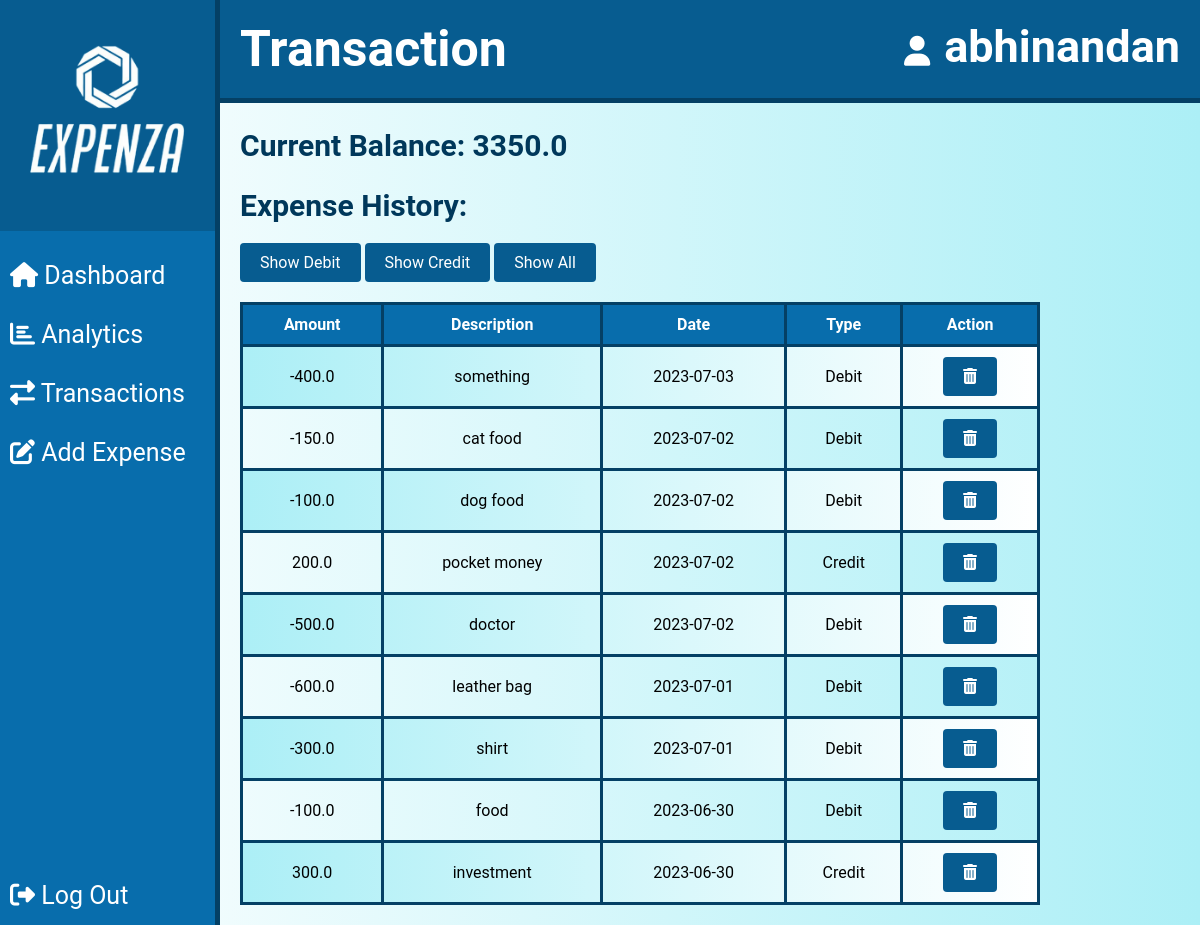
Page /transaction (signed in) on the committed database.
### website/models.py (models this page shows)
class User(UserMixin, db.Model):
    id = db.Column(db.Integer, primary_key=True)
    username = db.Column(db.String(100), nullable=False)
    email = db.Column(db.String(100), unique=True, nullable=False)
    password = db.Column(db.String(100), nullable=False)
    expenses = db.relationship('Expense', backref='user', lazy=True)
    bank_balance = db.Column(db.Float, nullable=False, default=0.0)
    goal = db.Column(db.Float)

class Expense(db.Model):
    id = db.Column(db.Integer, primary_key=True)
    amount = db.Column(db.Float, nullable=False)
    description = db.Column(db.String(200), nullable=False)
    date = db.Column(db.Date, nullable=False)
    amount_type = db.Column(db.String(10), nullable=False)
    user_id = db.Column(db.Integer, db.ForeignKey('user.id'), nullable=False)

### website/views.py (the view)
@views.route('/transaction', methods=['GET', 'POST'])
@login_required
def transaction():
    expenses = Expense.query.filter_by(user_id=current_user.id).order_by(Expense.date.desc()).all()
    total_balance = current_balance(current_user)
    return render_template('transaction.html', expenses=expenses, total_balance=total_balance,current_user=current_user)

### website/__init__.py (called while the page is built)
def create_app():
    app = Flask(__name__)
    app.config['SECRET_KEY']='TECHWIZ MAVRICK'
    app.config['SQLALCHEMY_DATABASE_URI']=f'sqlite:///{DB_NAME}'
    db.init_app(app)
    from .views import views
    from .auth import auth
    app.register_blueprint(views,url_prefix='/')
    app.register_blueprint(auth,url_prefix='/')
    from .models import User,Expense
    with app.app_context():
        db.create_all()
    login_manager = LoginManager()
    login_manager.login_view = 'auth.login'
    login_manager.init_app(app)
    @login_manager.user_loader
    def load_user(id):
        return User.query.get(int(id))
    return app

### website/views.py (called while the page is built)
def current_balance(user):
    expenses = Expense.query.filter_by(user_id=user.id).order_by(Expense.date).all()
    current_balance = user.bank_balance
    for expense in expenses:
        if expense.amount_type == 'debit':
            current_balance -= expense.amount
        elif expense.amount_type == 'credit':
            current_balance += expense.amount
    return current_balance

### website/templates/transaction.html (shortened to what this page needs)
<!DOCTYPE html>
<html>
<head>
  <link rel="stylesheet" type="text/css" href="{{ url_for('static', filename='style.css') }}">
  <link rel="stylesheet" href="https://cdnjs.cloudflare.com/ajax/libs/font-awesome/5.15.3/css/all.min.css" />
</head>
<body>
  <div class="navbar">
    <h1 class="navbar-title">Transaction</h1>
    {% include 'side_navbar.html' %}
  </div>
  <div class="container">
    <div class="balance">
      <h3>Current Balance: {{ total_balance }}</h3>
    </div>
    <h2>Expense History:</h2>
    <div class="expense-filter">
      <button class="btn" onclick="filterExpenses('debit')">Show Debit</button>
      <button class="btn" onclick="filterExpenses('credit')">Show Credit</button>
      <button class="btn" onclick="filterExpenses('all')">Show All</button>
    </div>
    <table>
      <tr>
        <th>Amount</th>
        <th>Description</th>
        <th>Date</th>
        <th>Type</th>
        <th>Action</th>
      </tr>
      {% for expense in expenses %}
      <tr class="expense-row {% if expense.amount_type == 'debit' %}debit{% elif expense.amount_type == 'credit' %}credit{% endif %}">
        <td>
          {% if expense.amount_type == "debit" %}
            <span class="debit">-{{ expense.amount }}</span>
          {% else %}
            <span class="credit">{{ expense.amount }}</span>
          {% endif %}
        </td>
        <td>{{ expense.description }}</td>
        <td>{{ expense.date }}</td>
        <td>
          {% if expense.amount_type == "credit" %}
            <span class="credit">Credit</span>
          {% else %}
            <span class="debit">Debit</span>
          {% endif %}
        </td>
        <td>
          <form action="{{ url_for('views.delete_expense', expense_id=expense.id) }}" method="POST" onsubmit="return confirm('Are you sure you want to delete this expense?');">
            <button type="submit" class="btn delete-button">
              <i class="fas fa-trash-alt"></i>
            </button>
          </form>
        </td>
      </tr>
      {% endfor %}
    </table>
  </div>
</body>
</html>

### website/templates/side_navbar.html (shortened to what this page needs)
<!DOCTYPE html>
<html>
<head>
  <link rel="stylesheet" type="text/css" href="{{url_for('static', filename='sidenavbar_style.css') }}">
  <link rel="stylesheet" href="https://cdnjs.cloudflare.com/ajax/libs/font-awesome/5.15.3/css/all.min.css" />
</head>
<body>
  <div class="sidenav">
    <div class="logo-container">
      <img src="{{ url_for('static', filename='logo/logo.png') }}" alt="Logo" class="logo-image">
    </div>
    <a href="{{url_for('views.dashboard')}}"><i class="fas fa-home"></i> Dashboard</a>
    <a href="{{url_for('views.analytics')}}"><i class="fas fa-chart-bar"></i> Analytics</a>
    <a href="{{url_for('views.transaction')}}"><i class="fas fa-exchange-alt"></i> Transactions</a>
    <a href="{{url_for('views.add_expense')}}"><i class="fas fa-edit"></i> Add Expense</a>
    <a href="{{url_for('auth.logout')}}"><i class="fas fa-sign-out-alt"></i> Log Out</a>
  </div>
  <div class="top-right">
    <div class="user-profile">
      <i class="fas fa-user user-icon"></i>
      <span class="user-name">{{ current_user.username }}</span>
    </div>
  </div>
</body>
</html>

### website/static/style.css (style rules this page uses)
body { font-family: 'Roboto', sans-serif; background-color: #28dfff95; }
.container { max-width: 800px; margin-left: 240px; padding: 0px; }
.navbar { display: flex; justify-content: space-between; align-items: center; margin-bottom: 20px; background-color: #075c90; border-bottom: 5px solid #044065; }
.navbar-title { color: #fff; margin-left:240px; margin-top:20px; }
h1 { font-size: 50px; margin-bottom: 20px; color:#00385b; }
h2 { font-size:30px; margin-bottom:20px; color:#00385b; }
table { width: 100%; border-collapse: collapse; margin-bottom: 20px; }
th, td { padding: 10px; border: 3px solid #044065; text-align: center; }
tr:nth-child(even) { background:linear-gradient(to left,rgb(255, 255, 255),rgb(172, 239, 246)); }
th { background-color: #086dac; color: rgb(255, 255, 255); }
.balance { margin-bottom: 20px; }
.balance h3 { font-size: 30px; padding: 5px 0px; color:#00385b; }
.delete-button { border: none; background: none; cursor: pointer; color: rgb(255, 154, 154); }
.btn { padding: 10px 20px; background-color: #075c90; color: #fff; border: none; border-radius: 4px; font-size: 16px; cursor: pointer; }
.expense-filter { margin-bottom: 20px; }

### website/static/sidenavbar_style.css (style rules this page uses)
* { margin: 0; padding: 0; font-family: 'Roboto', sans-serif; box-sizing: border-box; }
body { background:linear-gradient(to right ,rgb(255, 255, 255),rgb(172, 239, 246)); }
.sidenav { height: 100%; width: 220px; position: fixed; z-index: 1; top: 0; left: 0; background-color: #086dac; overflow-x: hidden; padding-top: 0px; color: #fff; display: flex; flex-direction: column; border-right:5px solid #044065; }
.sidenav a { padding: 15px 10px; text-decoration: none; font-size: 25px; color: #fff; display: block; transition: background-color 0.3s; }
.sidenav a:last-child { margin-top: auto; }
.logo-container { display: flex; align-items: center; flex-direction: column; justify-content: center; margin-bottom: 15px; background-color:#075c90; height:25%; }
.logo-image { max-width: 100%; max-height: 100%; width:auto; height: auto; }
.top-right { position: absolute; padding-bottom: 5px; right: 10px; margin-right: 10px; }
.user-name { font-size: 45px; font-weight: bold; color: white; }
.user-icon { font-size: 30px; margin-right: 10px; color: white; }

### rows in the picture
User: username "abhinandan"
Expense: amount "400.0", description "something", date "2023-07-03", amount_type "Debit"
Expense: amount "150.0", description "cat food", date "2023-07-02", amount_type "Debit"
Expense: amount "100.0", description "dog food", date "2023-07-02", amount_type "Debit"
Expense: amount "200.0", description "pocket money", date "2023-07-02", amount_type "Credit"
Expense: amount "500.0", description "doctor", date "2023-07-02", amount_type "Debit"
Expense: amount "600.0", description "leather bag", date "2023-07-01", amount_type "Debit"
Expense: amount "300.0", description "shirt", date "2023-07-01", amount_type "Debit"
Expense: amount "100.0", description "food", date "2023-06-30", amount_type "Debit"
Expense: amount "300.0", description "investment", date "2023-06-30", amount_type "Credit"

### other values in the picture
{{ total_balance }} "3350.0"
